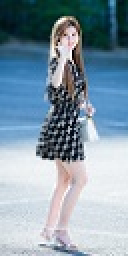
//> input picture week_3/assign-hog/ref6.jpg, 64 x 128 px (shown 2 times larger)
$ ./assign-hog   (built with g++ and OpenCV 4)
//> lines starting //> are read from the running program, lines starting //| are printed output that depends on the picture
#include <opencv2/imgproc.hpp>
#include <opencv2/highgui.hpp>
#include <math.h>
#include <iostream>
#include <stdlib.h>
#pragma warning(disable : 4996)

//define constant
#define PI 3.1416
#define CHANNEL 3
#define FILTER_H 3
#define FILTER_W 3

#define DEBUG_

//struct definition
struct pixel {
    float H;
    float W;
    float phase;
    float magnitude;
}typedef pixel;

using namespace cv;

//gradient filter definition
int filterX[9] = {
    -1, -1, -1,
    0,  0,  0,
    1,  1,  1
};
int filterY[9] = {
    -1, 0, 1,
    -1, 0, 1,
    -1, 0, 1
};

int main() {
    //open img
    Mat origImg = imread("ref6.jpg", cv::IMREAD_COLOR);
//> origImg is the input picture: 128 rows x 64 cols, CV_8UC3; mean B, G, R 167.8, 153.4, 131.9
    int height = origImg.rows;
//> height = 128
    int width = origImg.cols;
//> width = 64

    //define iteration variable
    int i, j,h,w;

    Mat origImgGray = Mat::zeros(height, width, CV_8UC1);

    //conv. color to gray
    for (i = 0; i < height; i++) {
        //X
        for (j = 0; j < width; j++) {
            origImgGray.at<uchar>(i, j) = (origImg.at<Vec3b>(i, j)[0] + origImg.at<Vec3b>(i, j)[1] + origImg.at<Vec3b>(i, j)[2]) / 3;
        }
    }
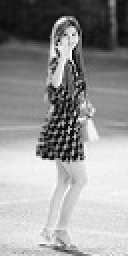
//> origImgGray: 128 rows x 64 cols, CV_8UC1 (shown 2 times larger); min 0, max 254, mean 150.6

    Mat outputImg(height, width, CV_8UC1);

    //allocation output pixel type
    pixel* output = (pixel*)calloc(height * width, sizeof(pixel));

    int max = INT_MIN, min = INT_MAX ;

    float comp;
    for (i = 0; i < height; i++) {
        //X
        for (j = 0; j < width; j++) {
            //convolution calculation
            for (h = 0; h < FILTER_H; h++) {
                for (w = 0; w < FILTER_W; w++) {
                    //countinue when outbound
                    if ((i - 1 + h < 0) || (i - 1 + h >= height)) continue;
                    if ((j - 1 + w < 0) || (j - 1 + w >= width)) continue;
                    //calc MAC gradient filter
                    output[i * width + j].W += (origImgGray.at<uchar>(i - 1 + h, j - 1 + w)) * (filterX[h * FILTER_W + w]);
                    output[i * width + j].H += (origImgGray.at<uchar>(i - 1 + h, j - 1 + w)) * (filterY[h * FILTER_W + w]);
                }
            }

            //calc phase
            output[i * width + j].phase = 180 * (atan2(output[i * width + j].H, output[i * width + j].W) / PI);
            if (output[i * width + j].phase < 0) {
                output[i * width + j].phase = output[i * width + j].phase + 180;
            }
            if (output[i * width + j].phase >= 180) {
                output[i * width + j].phase = 0;
            }

            //Phase quantization by 20 degree(unsigned)
            output[i * width + j].phase = (int)(output[i * width + j].phase / 20);

            //calc magnitude
            output[i * width + j].magnitude = sqrt(pow(output[i * width + j].W,2) + pow(output[i * width + j].H,2));

            //set max, min for normalize
            max = __max(output[i * width + j].magnitude, max);
            min = __min(output[i * width + j].magnitude, min);
        }
    }
//> this loop made 128 passes
//> (max, min) on passes 1 to 12: (399, 47), (399, 1), (399, 1), (399, 1), (399, 1), (399, 1), (399, 1), (399, 1), (624, 1), (624, 1), (624, 1), (624, 1)
//> after the loop, max = 723; min = 0

    //magnitude normalize
    for (i = 0; i < height; i++) {
        for (j = 0; j < width; j++) {
            output[i * width + j].magnitude = 255 * (output[i * width + j].magnitude - min) / (max - min);
            outputImg.at<uchar>(i, j) = output[i * width + j].magnitude;
        }
    }
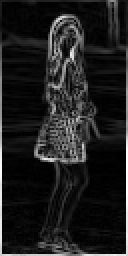
//> outputImg: 128 rows x 64 cols, CV_8UC1 (shown 2 times larger); min 0, max 255, mean 30.2

    int tileW = 16, tileH = 16, blkI, blkJ, sumBlk = 0;
    float block[15][7][9] = { 0, };

    //hog weight calc.
    for (i = 0; i <= height - tileH; i += 8) {
        for (j = 0; j <= width - tileW; j += 8) {
            blkI = i / 8;
            blkJ = j / 8;
#ifdef DEBUG
            std::cout << i << "," << j << std::endl;
#endif // DEBUG
            //calculation sum of demention's magnitude
            for (h = 0; h < tileH; h++){
                for (w = 0; w < tileW; w++) {
                    block[blkI][blkJ][((int)output[(h + i) * width + (w + j)].phase)] +=
                        output[(h+i)* width + (w+j)].magnitude;
                }
            }
            //sum of all block pixel's magnitude
            for (int k = 0; k<9; k++) {
                sumBlk += pow(block[blkI][blkJ][k],2) + 0.000001;
            }

            //calc. L-2 norm.
            for (int k = 0; k < 9; k++) {
                block[blkI][blkJ][k] = block[blkI][blkJ][k] / sqrt(sumBlk);
            }
            sumBlk = 0;
        }
    }
//> after the loop, blkI = 14; blkJ = 6; sumBlk = 0
    //save hog weight
    FILE * file = fopen("output.csv", "w");
    fprintf(file, ",\n");
    for (i = 0; i <= height - tileH; i += 8) {
        for (j = 0; j <= width - tileW; j += 8) {
            blkI = i / 8;
            blkJ = j / 8;
            for (int k = 0; k < 9; k++) {
                fprintf(file, "%f,\n", block[blkI][blkJ][k]);
            }
        }
    }
//> after the loop, blkI = 14; blkJ = 6

#ifdef DEBUG
    for (i = 0; i < height; i++) {
        for (j = 0; j < width; j++) {
            std::cout << output[i * width + j].phase;
        }
        std::cout << std::endl;
    }
    //show result for debug
    imwrite("output.bmp", outputImg);
    imshow("orig", origImgGray);
    imshow("result", outputImg);
    waitKey(5000);
#endif // DEBUG
}

$ run again, with week_3/assign-hog/ref3.jpg copied over week_3/assign-hog/ref6.jpg
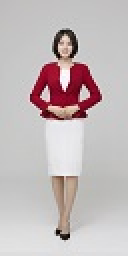
//> input picture week_3/assign-hog/ref3.jpg, 64 x 128 px (shown 2 times larger)
//> origImg is the input picture: 128 rows x 64 cols, CV_8UC3; mean B, G, R 185.4, 184.6, 194.9
//> after the loop `for (i = 0; i < height; i++)`:
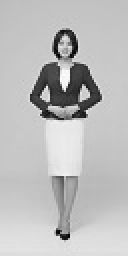
//> origImgGray: 128 rows x 64 cols, CV_8UC1 (shown 2 times larger); min 3, max 252, mean 188.1
//> the loop `for (i = 0; i < height; i++)` made 128 passes
//> (max, min) on passes 1 to 8: (582, 534), (582, 0), (582, 0), (582, 0), (582, 0), (582, 0), (582, 0), (582, 0)
//> after the loop `for (i = 0; i < height; i++)`: max = 676; min = 0
//> after the loop `for (i = 0; i < height; i++)`:
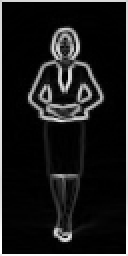
//> outputImg: 128 rows x 64 cols, CV_8UC1 (shown 2 times larger); min 0, max 255, mean 26.9
//> after the loop `for (i = 0; i <= height - tileH; i += 8)`: blkI = 14; blkJ = 6; sumBlk = 0
//> after the loop `for (i = 0; i <= height - tileH; i += 8)`: blkI = 14; blkJ = 6

$ run again, with week_3/assign-hog/ref4.jpg copied over week_3/assign-hog/ref6.jpg
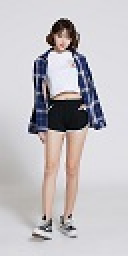
//> input picture week_3/assign-hog/ref4.jpg, 64 x 128 px (shown 2 times larger)
//> origImg is the input picture: 128 rows x 64 cols, CV_8UC3; mean B, G, R 192.8, 189.1, 192.8
//> after the loop `for (i = 0; i < height; i++)`:
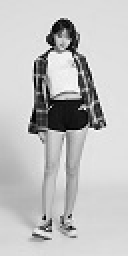
//> origImgGray: 128 rows x 64 cols, CV_8UC1 (shown 2 times larger); min 0, max 254, mean 191.4
//> the loop `for (i = 0; i < height; i++)` made 128 passes
//> (max, min) on passes 1 to 8: (663, 618), (663, 0), (663, 0), (663, 0), (663, 0), (663, 0), (663, 0), (663, 0)
//> after the loop `for (i = 0; i < height; i++)`: max = 701; min = 0
//> after the loop `for (i = 0; i < height; i++)`:
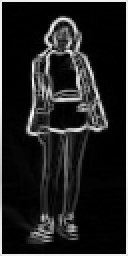
//> outputImg: 128 rows x 64 cols, CV_8UC1 (shown 2 times larger); min 0, max 255, mean 34.5
//> after the loop `for (i = 0; i <= height - tileH; i += 8)`: blkI = 14; blkJ = 6; sumBlk = 0
//> after the loop `for (i = 0; i <= height - tileH; i += 8)`: blkI = 14; blkJ = 6

$ run again, with week_3/assign-hog/ref5.jpg copied over week_3/assign-hog/ref6.jpg
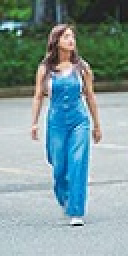
//> input picture week_3/assign-hog/ref5.jpg, 64 x 128 px (shown 2 times larger)
//> origImg is the input picture: 128 rows x 64 cols, CV_8UC3; mean B, G, R 155.3, 153.3, 127.6
//> after the loop `for (i = 0; i < height; i++)`:
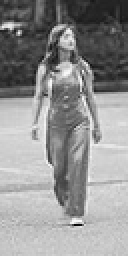
//> origImgGray: 128 rows x 64 cols, CV_8UC1 (shown 2 times larger); min 4, max 250, mean 145.1
//> the loop `for (i = 0; i < height; i++)` made 128 passes
//> (max, min) on passes 1 to 8: (324, 101), (324, 2), (324, 2), (324, 2), (324, 1), (324, 1), (324, 1), (324, 1)
//> after the loop `for (i = 0; i < height; i++)`: max = 717; min = 0
//> after the loop `for (i = 0; i < height; i++)`:
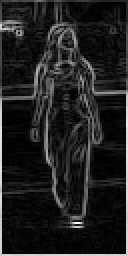
//> outputImg: 128 rows x 64 cols, CV_8UC1 (shown 2 times larger); min 0, max 255, mean 31.7
//> after the loop `for (i = 0; i <= height - tileH; i += 8)`: blkI = 14; blkJ = 6; sumBlk = 0
//> after the loop `for (i = 0; i <= height - tileH; i += 8)`: blkI = 14; blkJ = 6
